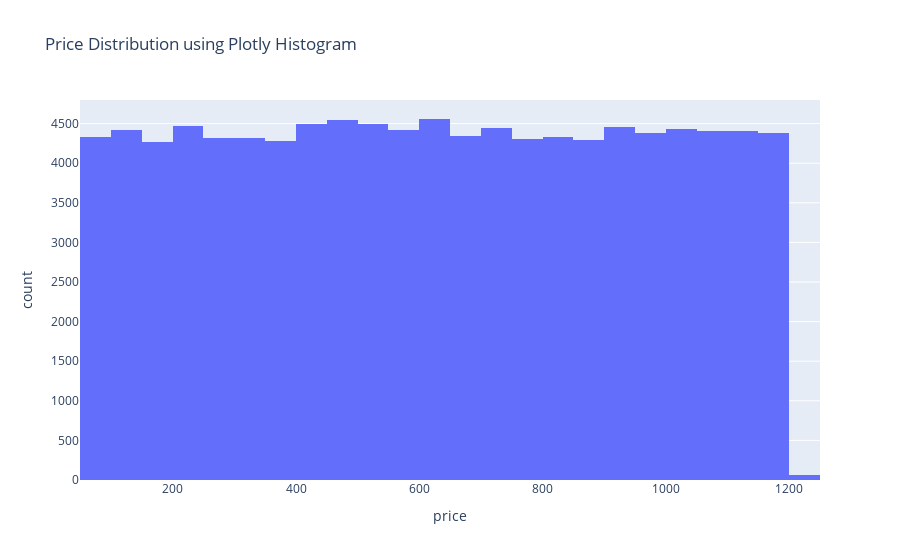

Here is the notebook cell this chart was saved with:
### Code cell
px.histogram(df,x='price',nbins=50,title='Price Distribution using Plotly Histogram')

### Figure 1 — Plotly figure (JSON) as saved in the notebook; plotly's stock layout.template omitted (floating-point values rounded to 4 significant figures; data arrays with more than 128 entries replaced by an {"elided": "..."} marker saying what was removed)
{"data": [{"alignmentgroup": "True", "bingroup": "x", "hovertemplate": "price=%{x}<br>count=%{y}<extra></extra>", "legendgroup": "", "marker": {"color": "#636efa", "pattern": {"shape": ""}}, "name": "", "nbinsx": 50, "offsetgroup": "", "orientation": "v", "showlegend": false, "type": "histogram", "x": {"elided": "101410 int values"}, "xaxis": "x", "yaxis": "y"}], "layout": {"autosize": true, "barmode": "relative", "legend": {"tracegroupgap": 0}, "title": {"text": "Price Distribution using Plotly Histogram"}, "xaxis": {"anchor": "y", "autorange": true, "domain": [0, 1], "range": [49.5, 1250.0], "title": {"text": "price"}, "type": "linear"}, "yaxis": {"anchor": "x", "autorange": true, "domain": [0, 1], "range": [0, 4798.0], "title": {"text": "count"}}}}
